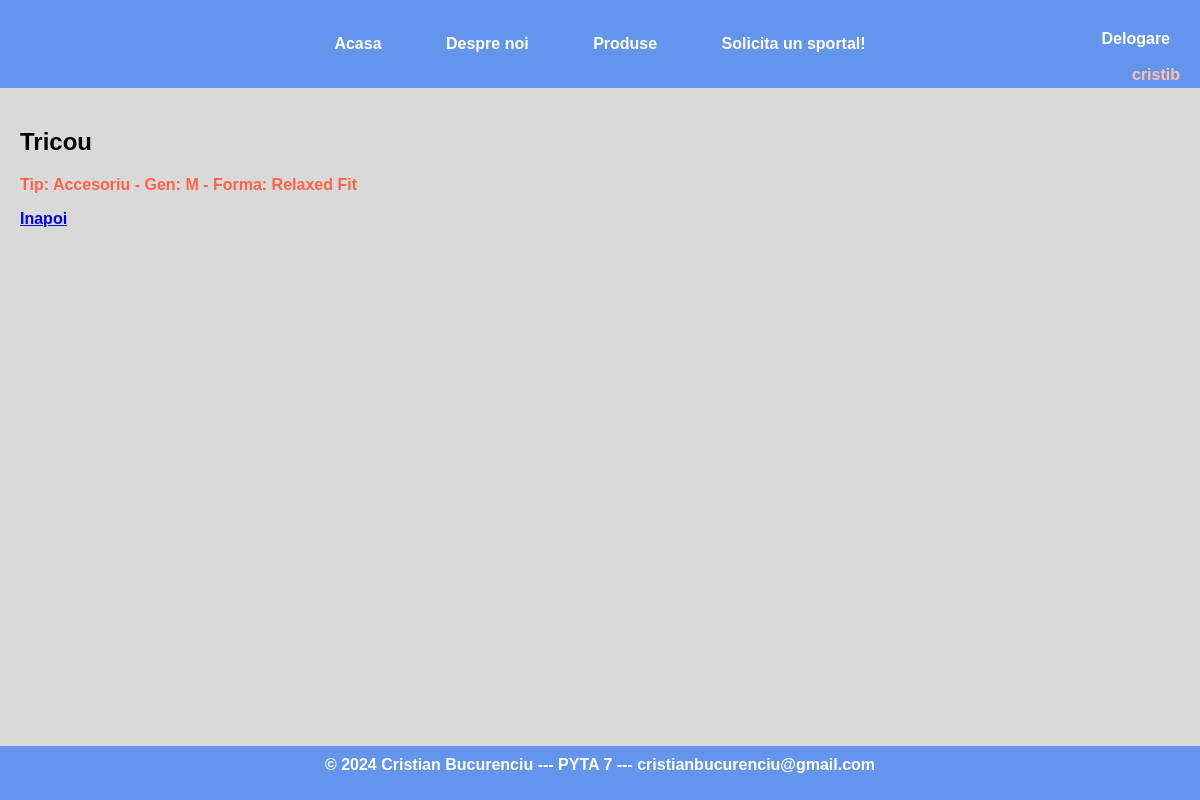
Screenshot of /sportal/detaliu/1/ (signed in) with the database file from the repository.
### sport/models.py (models this page shows, shortened)
class Sport(models.Model):
    user = models.ForeignKey(User, on_delete=models.CASCADE, default=1)
    name = models.CharField(max_length=50)
    type = models.CharField(max_length=50, choices=PRODUCT_TYPES)
    gender = models.CharField(max_length=1)
    shape = models.CharField(max_length=100, choices=SHAPE_TYPES)

### sport/views.py (the view)
# urls.py: path('detaliu/<int:sport_id>/', views.sport_detail, name='sport_detail'),
@login_required(login_url='/logare')
def sport_detail(request, sport_id):
    sport = get_object_or_404(Sport, pk=sport_id)
    return render(request, 'sport_detail.html', {'sport': sport})

### sport/templates/sport_detail.html (shortened to what this page needs)
{% extends 'base.html' %}
{% block content %}
    <div class="sport_detail">
        <h2>{{ sport.name }}</h2>
        <p>Tip: {{ sport.type }} - Gen: {{ sport.gender }} - Forma: {{ sport.shape }}</p>
    <p><a href="{% url 'sports:all_sports' %}">Inapoi</a></p>
    </div>
{% endblock %}

### cb/templates/base.html (shortened to what this page needs)
<!DOCTYPE html>
<html lang="en">
<head>
    {% block head %}
        {% load static %}
        <link rel="stylesheet" href="{% static 'style.css' %}" type="text/css">
    {% endblock %}
</head>
<body>
<div class="tabs">
    <a href="{% url 'signlog:index' %}" class="tab">Acasa</a>
    <a href="{% url 'signlog:about' %}" class="tab">Despre noi</a>
    {% if request.user.is_authenticated %}
        <a href="{% url 'signlog:products' %}" class="tab">Produse</a>
        <a href="{% url 'sports:all_sports' %}" class="tab">Solicita un sportal!</a>
        <div class="username-alignment">
        <p class="username-display">{{ request.user.username }}</p>
        </div>
        <div class="delog-alignment">
            <a href="{% url 'signlog:logout' %}" class="tab">Delogare</a>
        </div>
    {% else %}
        <a href="{% url 'signlog:login' %}" class="tab">Logare</a>
    {% endif %}
</div>
<div class="content">
    {% block content %}{% endblock %}
</div>
<footer class="footer">
    <p class="footer">&copy; 2024 Cristian Bucurenciu --- PYTA 7 --- cristianbucurenciu@gmail.com</p>
</footer>
</body>
</html>

### cb/static/style.css (style rules this page uses)
body { font-family: 'Arial', sans-serif; background-color: #d9d9d9; font-size: 16px; margin: 0; padding: 0; }
.tabs { background-color: #6495ED; overflow: hidden; padding: 25px; text-align: center; }
.tab { display: inline-block; margin: 0 10px; color: white; font-weight: bold; text-decoration: none; padding: 10px 20px; border-radius: 5px; transition: 0.3s background-color; }
.delog-alignment { text-align: right; position: absolute; top: 20px; right: 0; }
.username-alignment { text-align: right; position: absolute; top: 50px; right: 20px; }
.username-display { color: #FFC0A8; }
.content { padding: 20px; }
p { color: #FF6347; font-weight: bold; font-size: 16px; }
.footer { position: fixed; bottom: 0; width: 100%; background-color: #6495ED; color: white; text-align: center; padding: 10px 0; }

### rows the page displays
Sport: name "Tricou", type "Accesoriu", gender "M", shape "Relaxed Fit"

### other values shown
{{ request.user.username }} "cristib"
